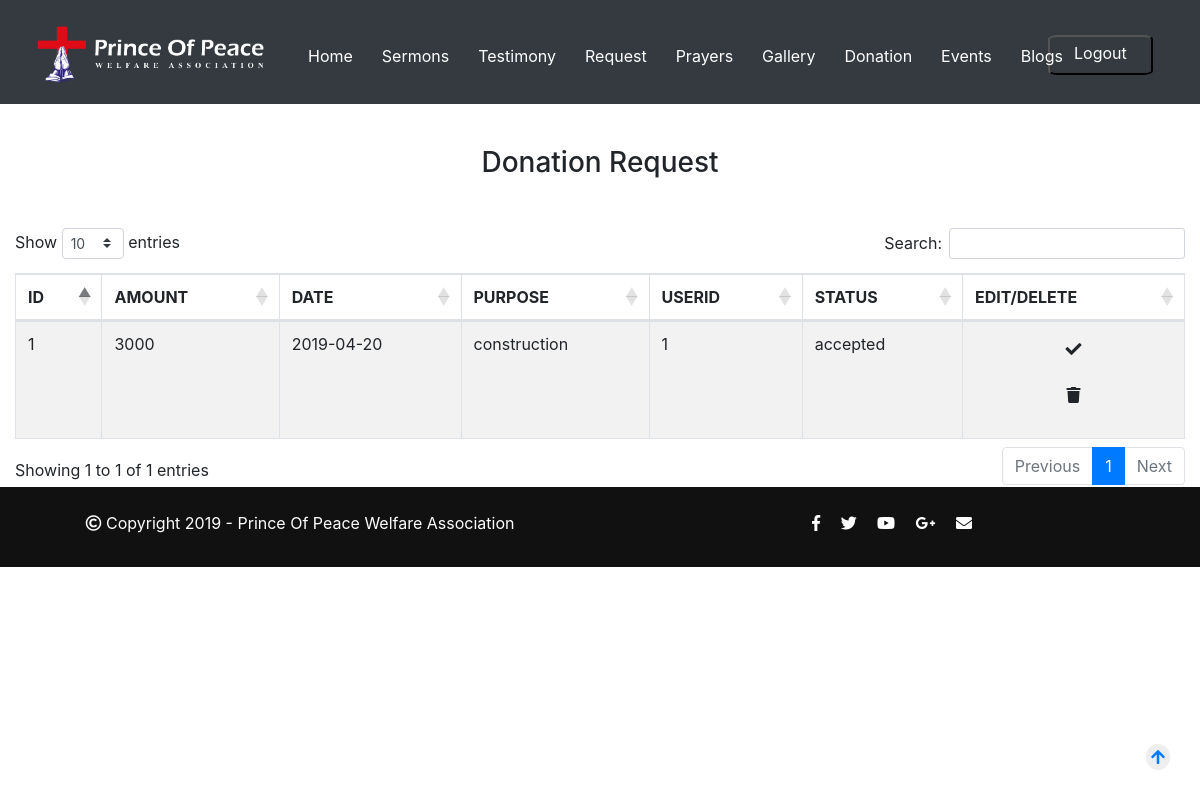
Page /admin/index.php?pg=request (signed in) on the committed database.
### tables this page shows
CREATE TABLE `temp_records` (
  `id` int(11) NOT NULL,
  `amount` varchar(10) NOT NULL,
  `date` varchar(50) NOT NULL,
  `purpose` varchar(60) NOT NULL,
  `userid` int(11) NOT NULL,
  `status` varchar(20) NOT NULL DEFAULT 'requested'
);

### admin/include/functions.php (called while the page is built, shortened)
<?php
	function selectdata($col,$tbname)
	{
		$selectqry="select $col from $tbname ";
		$result=mysqli_query($GLOBALS['con'],$selectqry) or die(mysqli_error($GLOBALS['con']));
	return $result;
	}
?>

### admin/pages/request.php (the view, shortened to what this page needs)
<div class="row mt-5">
<div class="col-md-10 offset-1">
<h3 class="text-center mt-3 mb-5">Donation Request</h3>
</div>
</div>
<table id="example" class="table table-striped table-bordered" style="width:100%">
<thead>
<tr>
<th>ID</th>
<th>AMOUNT</th>
<th>DATE</th>
<th>PURPOSE</th>
<th>USERID</th>
<th>STATUS</th>
<th>EDIT/DELETE</th>
</tr>
</thead>
<tbody>
<?php
$result=selectdata("*","temp_records");
while($row=mysqli_fetch_assoc($result))
	{
?>
<tr>
<td><?php  echo $row['id']; ?></td>
<td><?php  echo $row['amount']; ?></td>
<td><?php  echo $row['date']; ?></td>
<td><?php  echo $row['purpose']; ?></td>
<td><?php  echo $row['userid']; ?></td>
<td><?php  echo $row['status']; ?></td>
<td class="text-center">
<form>
<button type="submit" name="temprec" class="btn"><i class="fas fa-check"></i></button>
</form>
<form>
<button type="submit" name="deleterecord" class="btn"><i class="fa fa-trash"></i></button>
</form>
</td>
</tr>
<?php
}
?>
</tbody>
</table>

### assets/css/custom/style.css (style rules this page uses)
.row { margin-left:0; margin-right:0; }
body { margin: 0; padding-top:82px; height:100%; }
.btn { transition:0.5s ease; }

### rows in the picture
temp_records: id "1", amount "3000", date "2019-04-20", purpose "construction", userid "1", status "accepted"
